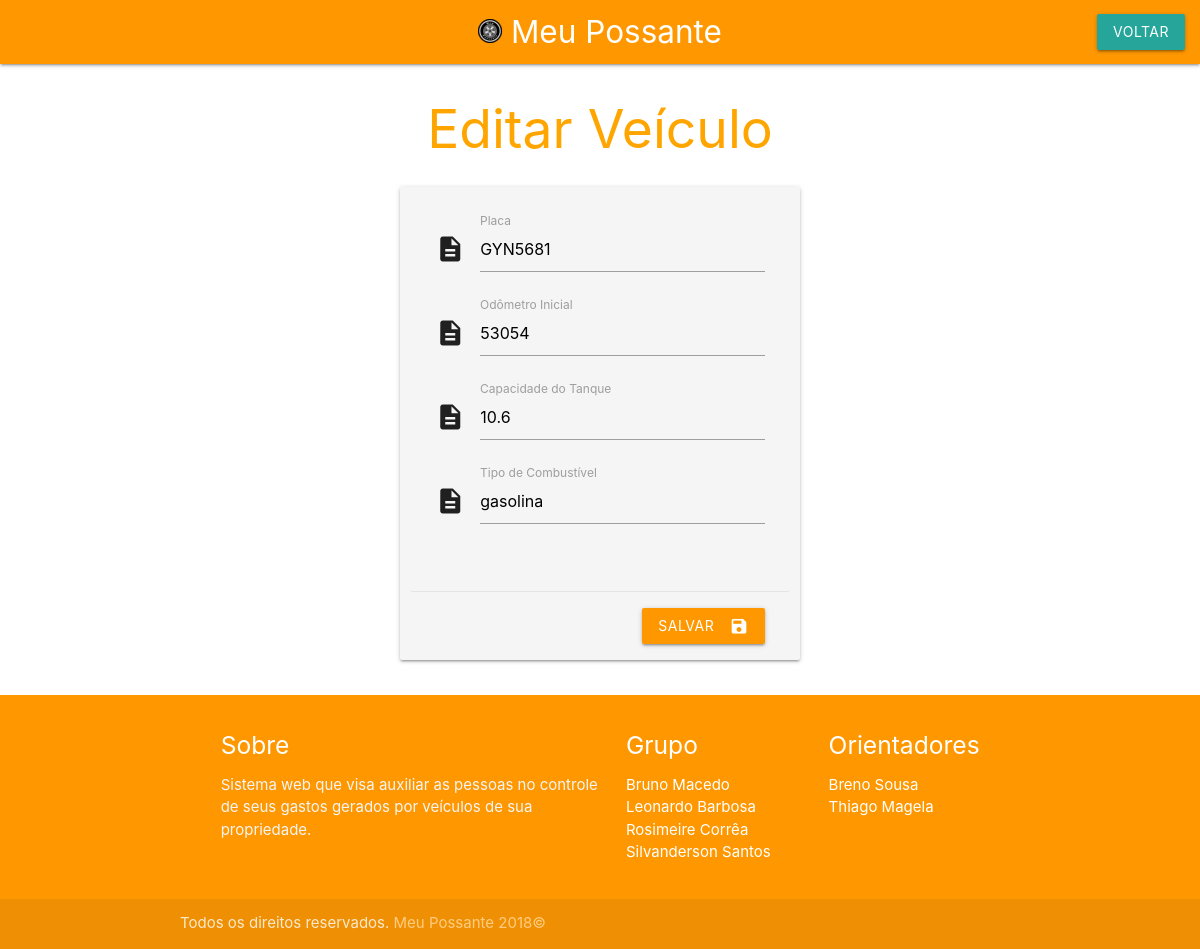
/admin/veiculos/atualizaveiculo.php?id=3 (signed in), run on the app's committed database.
### tables this page shows
CREATE TABLE IF NOT EXISTS `veiculos` (
  `idveiculo` int(11) NOT NULL AUTO_INCREMENT,
  `idusuario` int(11) DEFAULT NULL,
  `placa` varchar(7) DEFAULT NULL,
  `odoini` int(11) DEFAULT NULL,
  `tipocomb` varchar(20) NOT NULL,
  `tanque` double DEFAULT NULL,
  PRIMARY KEY (`idveiculo`),
  KEY `idusuario` (`idusuario`)
);

### admin/veiculos/atualizaveiculo.php (the view, shortened to what this page needs)
<?php
    $id = $_GET["id"];
?>
<!DOCTYPE html>
<html lang="pt-br">
<head>
  <link type="text/css" rel="stylesheet" href="../../materialize/css/materialize.min.css"  media="screen,projection"/>
   <link rel="stylesheet" type="text/css" href="../../css/style.css"/>
</head>
<body>
 <nav class="orange">
  <div class="nav-wrapper">
    <div><a href="#" class="brand-logo center"><img src="../../img/mp24px.png"/>  Meu Possante</a></div>
    <ul class="right hide-on-med-and-down">
      <li><a href="resumo.php?id=<?= $id ?>" class="waves-effect waves-light btn">Voltar</a></li>
  </ul>
</div>
</nav>
<h2 class="center-align " style="color: orange;">Editar Veículo</h2>
<div class="valign-wrapper row login-box">
  <div class="col card  z-depth-1 grey lighten-4 s12  m6 pull-m3 l4 pull-l4" >
    <?php
    include_once "../../conexao.php";
    $query = "SELECT * FROM veiculos WHERE idveiculo=" . $id . ";";
    $resultado = $conexao->query($query);
    if ($resultado) {
        while ($linha = $resultado->fetch_assoc()) {
            $placa = $linha["placa"];
            $tanque = $linha["tanque"];
            $tipocomb = $linha["tipocomb"];
            $odoini = $linha['odoini'];
        }
        $placa = strtoupper($placa);
        ?>
        <form action="processaatualizaveiculo.php" method="post"><div class="card-content">
           <div class="row">
              <div class="input-field col s12">
                <i class="material-icons prefix">description</i>
                <label for="placa">Placa</label>
                <input required type="text" class="validate" name="placa" id="placa" value="<?= $placa ?>" />
            </div>
            <div class="input-field col s12">
                <i class="material-icons prefix">description</i>
                <label for="odoini">Odômetro Inicial</label>
                <input type="number" required class="validate" min="0" value="<?=$odoini?>" name="odoini" id="odoini">
            </div>
            <div class="input-field col s12">
               <i class="material-icons prefix">description</i>
               <label for="tanque">Capacidade do Tanque</label>
               <input type="number" class="validate" required step="0.001" min="0.001"  value="<?= $tanque ?>"  name="tanque" id="tanque"/>
           </div>
           <div class="input-field col s12">
              <i class="material-icons prefix">description</i>
              <label for="tipocomb">Tipo de Combustível </label>
              <input type="text" class="validate" required value="<?= $tipocomb ?>" name="tipocomb" id="tipocomb"/>
          </div>
      </div>
  </div>
  <div class="card-action right-align">
         <button class="btn waves-effect waves-light orange" type="submit" id="btEnviar" name="action">Salvar
        <i class="material-icons right">save</i>
    </button>
</div>
</form>
<?php
}
?>
</div>
</div>
<footer class="page-footer orange">
  <div class="container">
    <div class="row">
      <div class="col l6 s12">
        <h5 class="white-text">Sobre</h5>
        <p class="grey-text text-lighten-4">Sistema web que visa auxiliar as pessoas no controle de seus gastos gerados por veículos de sua propriedade.</p>
    </div>
    <div class="col l3 s12">
        <h5 class="white-text">Grupo</h5>
        <ul>
          <li><a class="white-text" href="#!">Bruno Macedo</a></li>
          <li><a class="white-text" href="#!">Leonardo Barbosa</a></li>
          <li><a class="white-text" href="#!">Rosimeire Corrêa</a></li>
          <li><a class="white-text" href="#!">Silvanderson Santos</a></li>
      </ul>
  </div>
  <div class="col l3 s12">
    <h5 class="white-text">Orientadores</h5>
    <ul>
      <li><a class="white-text" href="#!">Breno Sousa</a></li>
      <li><a class="white-text" href="#!">Thiago Magela</a></li>
  </ul>
</div>
</div>
</div>
<div class="footer-copyright">
    <div class="container">
      Todos os direitos reservados. <a class="orange-text text-lighten-3" href="http://materializecss.com">Meu Possante 2018©</a>
  </div>
</div>
</footer>
</body>
</html>

### css/style.css (style rules this page uses)
.container div { margin-left: 3.5%; }
body { background: #fff; }

### data on the page
veiculos: placa "GYN5681", odoini "53054", tanque "10.6", tipocomb "gasolina"
